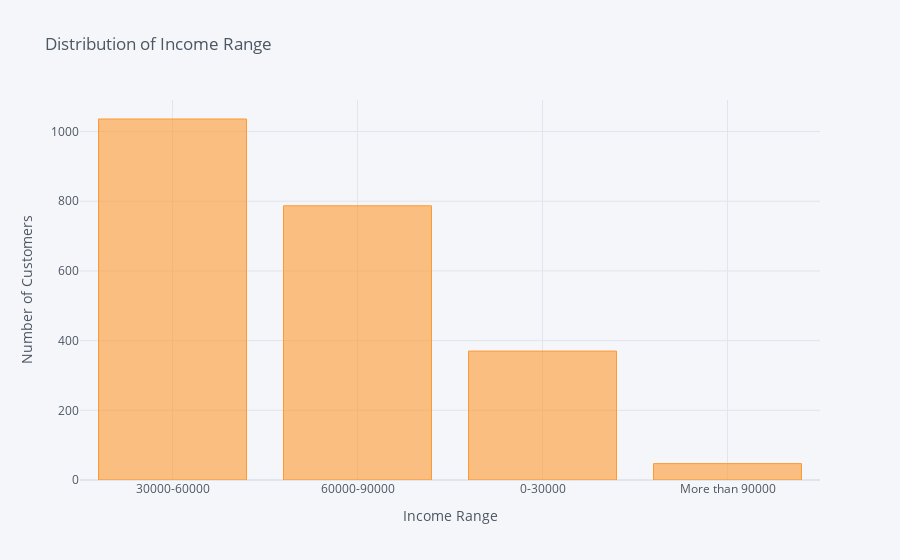

Source (notebook cell):
### Code cell
income_range.iplot(kind='bar',title="Distribution of Income Range",xTitle="Income Range",yTitle="Number of Customers")

### Figure 1 — Plotly figure (JSON) as saved in the notebook; plotly's stock layout.template omitted (floating-point values rounded to 4 significant figures)
{"data": [{"marker": {"color": "rgba(255, 153, 51, 0.6)", "line": {"color": "rgba(255, 153, 51, 1.0)", "width": 1}}, "name": "count", "orientation": "v", "text": "", "type": "bar", "x": ["30000-60000", "60000-90000", "0-30000", "More than 90000"], "y": [1036, 787, 370, 47]}], "layout": {"autosize": true, "legend": {"bgcolor": "#F5F6F9", "font": {"color": "#4D5663"}}, "paper_bgcolor": "#F5F6F9", "plot_bgcolor": "#F5F6F9", "title": {"font": {"color": "#4D5663"}, "text": "Distribution of Income Range"}, "xaxis": {"autorange": true, "gridcolor": "#E1E5ED", "range": [-0.5, 3.5], "showgrid": true, "tickfont": {"color": "#4D5663"}, "title": {"font": {"color": "#4D5663"}, "text": "Income Range"}, "type": "category", "zerolinecolor": "#E1E5ED"}, "yaxis": {"autorange": true, "gridcolor": "#E1E5ED", "range": [0, 1091.0], "showgrid": true, "tickfont": {"color": "#4D5663"}, "title": {"font": {"color": "#4D5663"}, "text": "Number of Customers"}, "type": "linear", "zerolinecolor": "#E1E5ED"}}}
